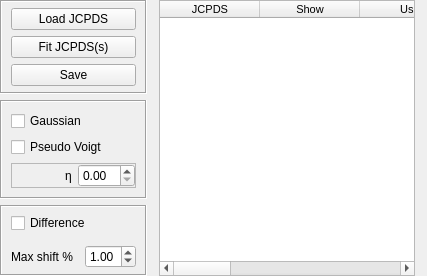
                 <widget class="QFrame" name="frame_49">
                  <property name="frameShape">
                   <enum>QFrame::NoFrame</enum>
                  </property>
                  <property name="frameShadow">
                   <enum>QFrame::Plain</enum>
                  </property>
                  <layout class="QHBoxLayout" name="horizontalLayout_33">
                   <property name="spacing">
                    <number>12</number>
                   </property>
                   <property name="leftMargin">
                    <number>0</number>
                   </property>
                   <property name="topMargin">
                    <number>0</number>
                   </property>
                   <property name="rightMargin">
                    <number>0</number>
                   </property>
                   <property name="bottomMargin">
                    <number>0</number>
                   </property>
                   <item>
                    <widget class="QFrame" name="frame_37">
                     <property name="frameShape">
                      <enum>QFrame::NoFrame</enum>
                     </property>
                     <property name="frameShadow">
                      <enum>QFrame::Plain</enum>
                     </property>
                     <layout class="QVBoxLayout" name="verticalLayout_15">
                      <property name="spacing">
                       <number>6</number>
                      </property>
                      <property name="leftMargin">
                       <number>0</number>
                      </property>
                      <property name="topMargin">
                       <number>0</number>
                      </property>
                      <property name="rightMargin">
                       <number>0</number>
                      </property>
                      <property name="bottomMargin">
                       <number>0</number>
                      </property>
                      <item>
                       <widget class="QFrame" name="frame_45">
                        <property name="frameShape">
                         <enum>QFrame::Box</enum>
                        </property>
                        <property name="frameShadow">
                         <enum>QFrame::Sunken</enum>
                        </property>
                        <layout class="QVBoxLayout" name="verticalLayout_20">
                         <property name="spacing">
                          <number>12</number>
                         </property>
                         <property name="leftMargin">
                          <number>9</number>
                         </property>
                         <property name="topMargin">
                          <number>6</number>
                         </property>
                         <property name="rightMargin">
                          <number>9</number>
                         </property>
                         <property name="bottomMargin">
                          <number>6</number>
                         </property>
                         <item>
                          <widget class="QFrame" name="frame_50">
                           <property name="frameShape">
                            <enum>QFrame::NoFrame</enum>
                           </property>
                           <property name="frameShadow">
                            <enum>QFrame::Plain</enum>
                           </property>
                           <layout class="QVBoxLayout" name="verticalLayout_23">
                            <property name="spacing">
                             <number>6</number>
                            </property>
                            <property name="leftMargin">
                             <number>0</number>
                            </property>
                            <property name="topMargin">
                             <number>0</number>
                            </property>
                            <property name="rightMargin">
                             <number>0</number>
                            </property>
                            <property name="bottomMargin">
                             <number>0</number>
                            </property>
                            <item>
                             <widget class="QPushButton" name="pushButton_loadJCPDS">
                              <property name="text">
                               <string>Load JCPDS</string>
                              </property>
                             </widget>
                            </item>
                            <item>
                             <widget class="QPushButton" name="pushButton_fitJCPDS_single">
                              <property name="text">
                               <string>Fit JCPDS(s)</string>
                              </property>
                             </widget>
                            </item>
                            <item>
                             <widget class="QPushButton" name="pushButton_save_single">
                              <property name="text">
                               <string>Save</string>
                              </property>
                             </widget>
                            </item>
                           </layout>
                          </widget>
                         </item>
                        </layout>
                       </widget>
                      </item>
                      <item>
                       <widget class="QFrame" name="frame_43">
                        <property name="frameShape">
                         <enum>QFrame::Box</enum>
                        </property>
                        <property name="frameShadow">
                         <enum>QFrame::Sunken</enum>
                        </property>
                        <layout class="QVBoxLayout" name="verticalLayout_18">
                         <item>
                          <widget class="QCheckBox" name="checkBox_4">
                           <property name="text">
                            <string>Gaussian</string>
                           </property>
                          </widget>
                         </item>
                         <item>
                          <widget class="QCheckBox" name="checkBox_5">
                           <property name="text">
                            <string>Pseudo Voigt</string>
                           </property>
                          </widget>
                         </item>
                         <item>
                          <widget class="QFrame" name="frame_57">
                           <property name="frameShape">
                            <enum>QFrame::StyledPanel</enum>
                           </property>
                           <property name="frameShadow">
                            <enum>QFrame::Raised</enum>
                           </property>
                           <layout class="QHBoxLayout" name="horizontalLayout_21">
                            <property name="leftMargin">
                             <number>0</number>
                            </property>
                            <property name="topMargin">
                             <number>0</number>
                            </property>
                            <property name="rightMargin">
                             <number>0</number>
                            </property>
                            <property name="bottomMargin">
                             <number>0</number>
                            </property>
                            <item>
                             <spacer name="horizontalSpacer_eta">
                              <property name="orientation">
                               <enum>Qt::Horizontal</enum>
                              </property>
                              <property name="sizeHint" stdset="0">
                               <size>
                                <width>40</width>
                                <height>20</height>
                               </size>
                              </property>
                             </spacer>
                            </item>
                            <item>
                             <widget class="QLabel" name="label_21">
                              <property name="text">
                               <string>η</string>
                              </property>
                             </widget>
                            </item>
                            <item>
                             <widget class="QDoubleSpinBox" name="doubleSpinBox_2" />
                            </item>
                           </layout>
                          </widget>
                         </item>
                        </layout>
                       </widget>
                      </item>
                      <item>
                       <widget class="QFrame" name="frame_34">
                        <property name="frameShape">
                         <enum>QFrame::Box</enum>
                        </property>
                        <property name="frameShadow">
                         <enum>QFrame::Sunken</enum>
                        </property>
                        <layout class="QVBoxLayout" name="verticalLayout_21">
                         <property name="spacing">
                          <number>12</number>
                         </property>
                         <property name="leftMargin">
                          <number>9</number>
                         </property>
                         <property name="topMargin">
                          <number>6</number>
                         </property>
                         <property name="rightMargin">
                          <number>9</number>
                         </property>
                         <property name="bottomMargin">
                          <number>6</number>
                         </property>
                         <item>
                          <widget class="QCheckBox" name="checkBox_differencePlot">
                           <property name="text">
                            <string>Difference</string>
                           </property>
                          </widget>
                         </item>
                         <item>
                          <widget class="QFrame" name="frame_36">
                           <property name="frameShape">
                            <enum>QFrame::NoFrame</enum>
                           </property>
                           <property name="frameShadow">
                            <enum>QFrame::Raised</enum>
                           </property>
                           <layout class="QHBoxLayout" name="horizontalLayout_26">
                            <property name="spacing">
                             <number>12</number>
                            </property>
                            <property name="leftMargin">
                             <number>0</number>
                            </property>
                            <property name="topMargin">
                             <number>0</number>
                            </property>
                            <property name="rightMargin">
                             <number>0</number>
                            </property>
                            <property name="bottomMargin">
                             <number>0</number>
                            </property>
                            <item>
                             <widget class="QLabel" name="label_17">
                              <property name="text">
                               <string>Max shift %</string>
                              </property>
                             </widget>
                            </item>
                            <item>
                             <widget class="QDoubleSpinBox" name="doubleSpinBox_maxShiftFit">
                              <property name="maximum">
                               <double>2.000000000000000</double>
                              </property>
                              <property name="singleStep">
                               <double>0.050000000000000</double>
                              </property>
                              <property name="value">
                               <double>1.000000000000000</double>
                              </property>
                             </widget>
                            </item>
                           </layout>
                          </widget>
                         </item>
                        </layout>
                       </widget>
                      </item>
                     </layout>
                    </widget>
                   </item>
                   <item>
                    <widget class="QTableWidget" name="tableWidget_JCPDSTable">
                     <property name="font">
                      <font>
                       <pointsize>8</pointsize>
                      </font>
                     </property>
                     <property name="styleSheet">
                      <string notr="true" />
                     </property>
                     <attribute name="horizontalHeaderStretchLastSection">
                      <bool>false</bool>
                     </attribute>
                     <attribute name="verticalHeaderVisible">
                      <bool>false</bool>
                     </attribute>
                     <attribute name="verticalHeaderDefaultSectionSize">
                      <number>22</number>
                     </attribute>
                     <column>
                      <property name="text">
                       <string>JCPDS</string>
                      </property>
                     </column>
                     <column>
                      <property name="text">
                       <string>Show</string>
                      </property>
                     </column>
                     <column>
                      <property name="text">
                       <string>Use</string>
                      </property>
                     </column>
                     <column>
                      <property name="text">
                       <string>Pressure</string>
                      </property>
                     </column>
                     <column>
                      <property name="text">
                       <string>Start F</string>
                      </property>
                     </column>
                     <column>
                      <property name="text">
                       <string>End F</string>
                      </property>
                     </column>
                     <column>
                      <property name="text">
                       <string>Col.</string>
                      </property>
                     </column>
                     <column>
                      <property name="text">
                       <string>Edit</string>
                      </property>
                     </column>
                    </widget>
                   </item>
                   <item>
                    <widget class="QWidget" name="widget" native="true">
                     <layout class="QVBoxLayout" name="verticalLayout_22">
                      <property name="leftMargin">
                       <number>0</number>
                      </property>
                      <property name="topMargin">
                       <number>0</number>
                      </property>
                      <property name="rightMargin">
                       <number>0</number>
                      </property>
                      <property name="bottomMargin">
                       <number>0</number>
                      </property>
                     </layout>
                    </widget>
                   </item>
                  </layout>
                 </widget>
